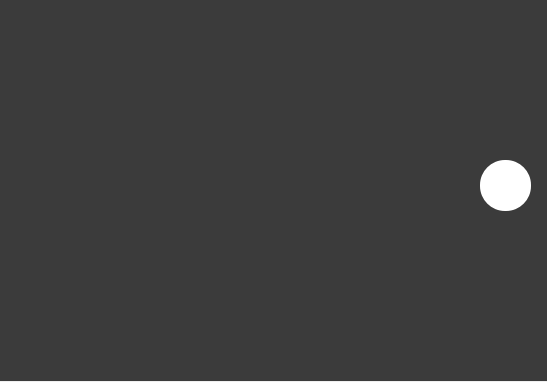
<?xml version="1.0" encoding="UTF-8"?>
<ui version="4.0">
 <class>Dialog</class>
 <widget class="QDialog" name="Dialog">
  <property name="geometry">
   <rect>
    <x>0</x>
    <y>0</y>
    <width>547</width>
    <height>382</height>
   </rect>
  </property>
  <property name="windowTitle">
   <string>Dialog</string>
  </property>
  <widget class="QLabel" name="frame">
   <property name="geometry">
    <rect>
     <x>0</x>
     <y>0</y>
     <width>551</width>
     <height>381</height>
    </rect>
   </property>
   <property name="styleSheet">
    <string notr="true">background-color: rgb(59, 59, 59);</string>
   </property>
   <property name="text">
    <string/>
   </property>
   <property name="scaledContents">
    <bool>true</bool>
   </property>
  </widget>
  <widget class="QPushButton" name="capture">
   <property name="geometry">
    <rect>
     <x>480</x>
     <y>160</y>
     <width>51</width>
     <height>51</height>
    </rect>
   </property>
   <property name="styleSheet">
    <string notr="true">background-color: white; border-radius: 25px;</string>
   </property>
   <property name="text">
    <string/>
   </property>
  </widget>
 </widget>
 <resources/>
 <connections/>
</ui>
